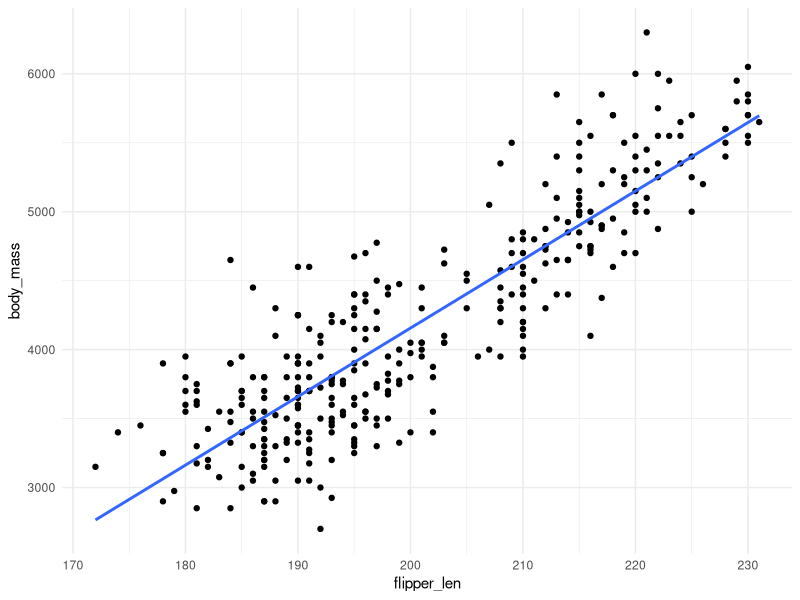
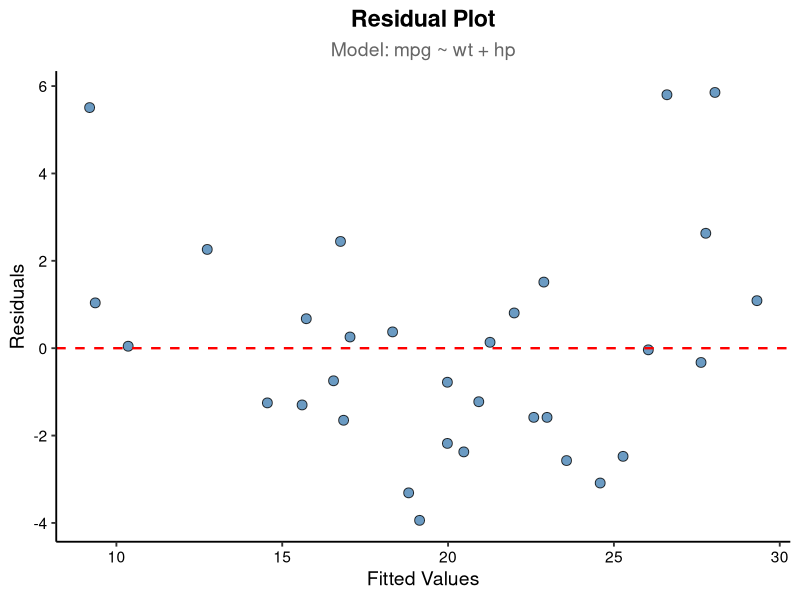
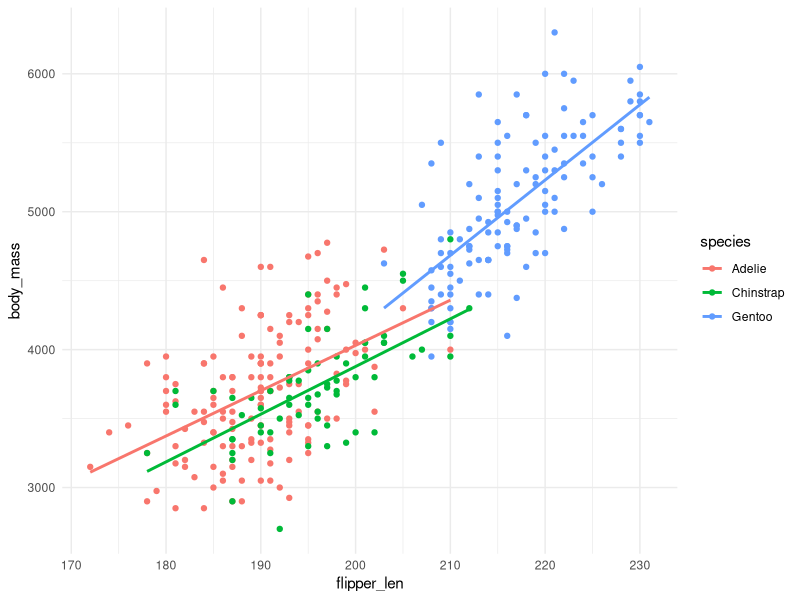

R code for these plots, in order:
## ---- chunk 1
#| echo: true
#| message: false
library(tidyverse)
penguins <- penguins
## ---- chunk 2
#| echo: true

penguins %>% ggplot(aes(flipper_len, body_mass)) + geom_point() + geom_smooth(method = "lm", se=F) + theme_minimal()
## ---- chunk 3
#| echo: true

model_1 <- lm(body_mass ~ flipper_len, data = penguins)
summary(model_1)
## ---- chunk 4
#| echo: true

cars <- mtcars
## ---- chunk 5
#| echo: true

model_2 <- lm(mpg ~ wt + hp, data = cars)
summary(model_2)
## ---- chunk 6
#| echo: true

# plot(model_2) OR see below

# Extract fitted values and residuals
model_2_diag <- data.frame(
  fitted    = fitted(model_2),
  residuals = residuals(model_2)
)

ggplot(model_2_diag, aes(x = fitted, y = residuals)) +
  geom_point(shape = 21, fill = "steelblue", color = "black", size = 3, alpha = 0.8) +
  geom_hline(yintercept = 0, linetype = "dashed", color = "red", linewidth = 0.8) +
  labs(
    title = "Residual Plot",
    subtitle = "Model: mpg ~ wt + hp",
    x = "Fitted Values",
    y = "Residuals"
  ) +
  theme_classic(base_size = 14) +
  theme(
    plot.title    = element_text(face = "bold", hjust = 0.5),
    plot.subtitle = element_text(hjust = 0.5, color = "grey40"),
    axis.text     = element_text(color = "black")
  )
## ---- chunk 7
#| echo: true

# 1. Predicted MPG for a car with 500 hp (using mean wt as reference)
predict(model_2, newdata = data.frame(wt = mean(mtcars$wt), hp = 500))

# 2. Predicted MPG for a car weighing 7.0 (using mean hp as reference)
predict(model_2, newdata = data.frame(wt = 7.0, hp = mean(mtcars$hp)))

# 3. Predicted MPG for a car with 450 hp and weight 6.5
predict(model_2, newdata = data.frame(wt = 6.5, hp = 450))
## ---- chunk 8
#| echo: true

penguins %>% ggplot(aes(flipper_len, body_mass, color = species)) + geom_point() + geom_smooth(method = "lm", se=F) + theme_minimal()
## ---- chunk 9
#| echo: true

model_3 <- lm(body_mass ~ flipper_len + species, data = penguins)
summary(model_3)
## ---- chunk 10
#| echo: true

# Adelie
adelie <- -4031.477 + 266.810 + 40.705

# Gentoo
gentoo <- -4031.477 + 40.705

adelie - gentoo
